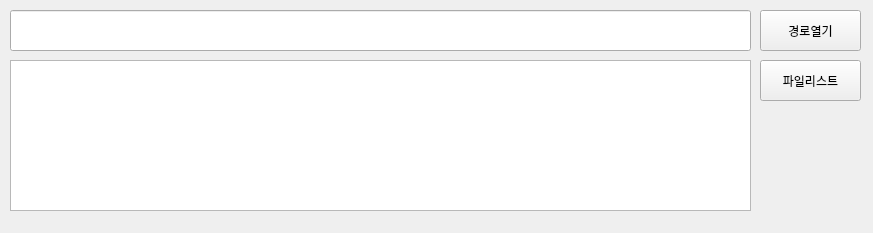
<?xml version="1.0" encoding="UTF-8"?>
<ui version="4.0">
 <class>Form</class>
 <widget class="QWidget" name="Form">
  <property name="geometry">
   <rect>
    <x>0</x>
    <y>0</y>
    <width>873</width>
    <height>233</height>
   </rect>
  </property>
  <property name="windowTitle">
   <string>Form</string>
  </property>
  <widget class="QLineEdit" name="lineEdit_Path">
   <property name="geometry">
    <rect>
     <x>10</x>
     <y>10</y>
     <width>741</width>
     <height>41</height>
    </rect>
   </property>
  </widget>
  <widget class="QPushButton" name="pushButton_Path">
   <property name="geometry">
    <rect>
     <x>760</x>
     <y>10</y>
     <width>101</width>
     <height>41</height>
    </rect>
   </property>
   <property name="text">
    <string>경로열기</string>
   </property>
  </widget>
  <widget class="QPushButton" name="pushButton_FileList">
   <property name="geometry">
    <rect>
     <x>760</x>
     <y>60</y>
     <width>101</width>
     <height>41</height>
    </rect>
   </property>
   <property name="text">
    <string>파일리스트</string>
   </property>
  </widget>
  <widget class="QPlainTextEdit" name="plainTextEdit_FileList">
   <property name="geometry">
    <rect>
     <x>10</x>
     <y>60</y>
     <width>741</width>
     <height>151</height>
    </rect>
   </property>
  </widget>
 </widget>
 <resources/>
 <connections/>
</ui>
